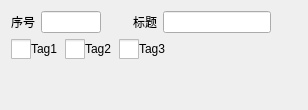
         <widget class="QWidget" name="page_TE">
          <layout class="QVBoxLayout" name="verticalLayout_10">
           <item>
            <layout class="QHBoxLayout" name="hLayout_TE_Title">
             <item>
              <widget class="QLabel" name="label_TE_Episode">
               <property name="text">
                <string>序号</string>
               </property>
              </widget>
             </item>
             <item>
              <widget class="QLineEdit" name="lineEdit_TE_Episode">
               <property name="minimumSize">
                <size>
                 <width>60</width>
                 <height>0</height>
                </size>
               </property>
               <property name="maximumSize">
                <size>
                 <width>60</width>
                 <height>16777215</height>
                </size>
               </property>
               <property name="alignment">
                <set>Qt::AlignCenter</set>
               </property>
               <property name="clearButtonEnabled">
                <bool>false</bool>
               </property>
              </widget>
             </item>
             <item>
              <widget class="QPushButton" name="pushButton_TE_EpisodeOk">
               <property name="enabled">
                <bool>false</bool>
               </property>
               <property name="sizePolicy">
                <sizepolicy hsizetype="Fixed" vsizetype="Fixed">
                 <horstretch>0</horstretch>
                 <verstretch>0</verstretch>
                </sizepolicy>
               </property>
               <property name="minimumSize">
                <size>
                 <width>20</width>
                 <height>20</height>
                </size>
               </property>
               <property name="maximumSize">
                <size>
                 <width>20</width>
                 <height>20</height>
                </size>
               </property>
               <property name="styleSheet">
                <string notr="true">#pushButton_TE_EpisodeOk
{
  border: 0px;
}</string>
               </property>
               <property name="text">
                <string notr="true"/>
               </property>
               <property name="icon">
                <iconset>
                 <normalon>:/File/img/submit_enable.png</normalon>
                 <disabledon>:/File/img/submit_disable.png</disabledon>
                </iconset>
               </property>
               <property name="iconSize">
                <size>
                 <width>20</width>
                 <height>20</height>
                </size>
               </property>
              </widget>
             </item>
             <item>
              <widget class="QLabel" name="label_TE_Title">
               <property name="text">
                <string>标题</string>
               </property>
              </widget>
             </item>
             <item>
              <widget class="QLineEdit" name="lineEdit_TE_Title">
               <property name="clearButtonEnabled">
                <bool>true</bool>
               </property>
              </widget>
             </item>
             <item>
              <widget class="QPushButton" name="pushButton_TE_TitleOk">
               <property name="enabled">
                <bool>false</bool>
               </property>
               <property name="sizePolicy">
                <sizepolicy hsizetype="Fixed" vsizetype="Fixed">
                 <horstretch>0</horstretch>
                 <verstretch>0</verstretch>
                </sizepolicy>
               </property>
               <property name="minimumSize">
                <size>
                 <width>20</width>
                 <height>20</height>
                </size>
               </property>
               <property name="maximumSize">
                <size>
                 <width>20</width>
                 <height>20</height>
                </size>
               </property>
               <property name="styleSheet">
                <string notr="true">#pushButton_TE_TitleOk
{
  border: 0px;
}</string>
               </property>
               <property name="text">
                <string notr="true"/>
               </property>
               <property name="icon">
                <iconset>
                 <normalon>:/File/img/submit_enable.png</normalon>
                 <disabledon>:/File/img/submit_disable.png</disabledon>
                </iconset>
               </property>
               <property name="iconSize">
                <size>
                 <width>20</width>
                 <height>20</height>
                </size>
               </property>
              </widget>
             </item>
            </layout>
           </item>
           <item>
            <layout class="QHBoxLayout" name="hLayout_TE_Tag">
             <item>
              <widget class="QCheckBox" name="checkBox_TE_Tag1">
               <property name="styleSheet">
                <string notr="true">QCheckBox
{
  spacing: 0px;
}
QCheckBox::indicator
{
  width: 20px;
  height: 20px;
}
QCheckBox::indicator:checked:enabled
{
  image:url(:/File/img/box_check_enable.png);
}
QCheckBox::indicator:unchecked:enabled
{
  image:url(:/File/img/box_uncheck_enable.png);
}
QCheckBox::indicator:unchecked:disabled
{
  image:url(:/File/img/box_uncheck_disable.png);
}</string>
               </property>
               <property name="text">
                <string>Tag1</string>
               </property>
              </widget>
             </item>
             <item>
              <widget class="QCheckBox" name="checkBox_TE_Tag2">
               <property name="styleSheet">
                <string notr="true">QCheckBox
{
  spacing: 0px;
}
QCheckBox::indicator
{
  width: 20px;
  height: 20px;
}
QCheckBox::indicator:checked:enabled
{
  image:url(:/File/img/box_check_enable.png);
}
QCheckBox::indicator:unchecked:enabled
{
  image:url(:/File/img/box_uncheck_enable.png);
}
QCheckBox::indicator:unchecked:disabled
{
  image:url(:/File/img/box_uncheck_disable.png);
}</string>
               </property>
               <property name="text">
                <string>Tag2</string>
               </property>
              </widget>
             </item>
             <item>
              <widget class="QCheckBox" name="checkBox_TE_Tag3">
               <property name="styleSheet">
                <string notr="true">QCheckBox
{
  spacing: 0px;
}
QCheckBox::indicator
{
  width: 20px;
  height: 20px;
}
QCheckBox::indicator:checked:enabled
{
  image:url(:/File/img/box_check_enable.png);
}
QCheckBox::indicator:unchecked:enabled
{
  image:url(:/File/img/box_uncheck_enable.png);
}
QCheckBox::indicator:unchecked:disabled
{
  image:url(:/File/img/box_uncheck_disable.png);
}</string>
               </property>
               <property name="text">
                <string>Tag3</string>
               </property>
              </widget>
             </item>
             <item>
              <spacer name="hSpacer_TE_Tag">
               <property name="orientation">
                <enum>Qt::Horizontal</enum>
               </property>
               <property name="sizeHint" stdset="0">
                <size>
                 <width>40</width>
                 <height>20</height>
                </size>
               </property>
              </spacer>
             </item>
            </layout>
           </item>
           <item>
            <spacer name="vSpacer_TE">
             <property name="orientation">
              <enum>Qt::Vertical</enum>
             </property>
             <property name="sizeHint" stdset="0">
              <size>
               <width>20</width>
               <height>40</height>
              </size>
             </property>
            </spacer>
           </item>
          </layout>
         </widget>
